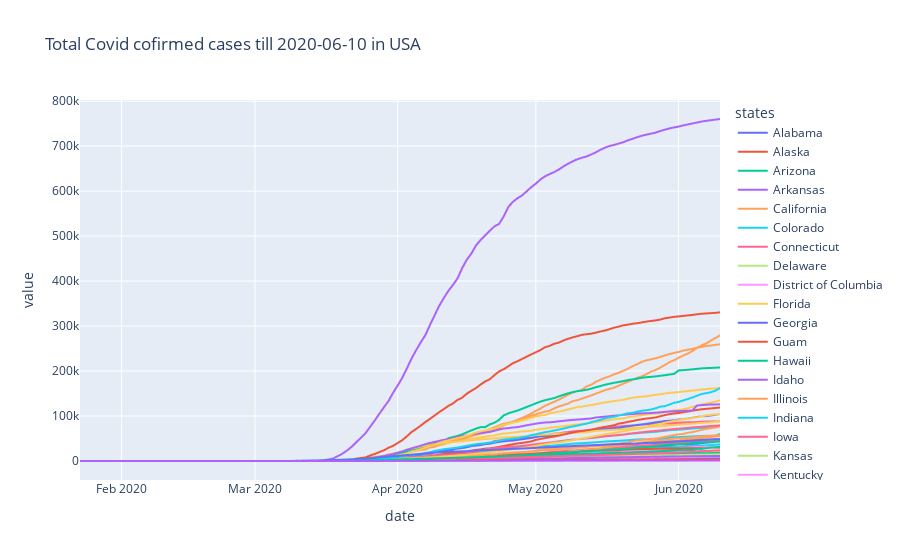

Notebook code cell kept with this figure:
### Code cell
fig = px.line(total_confirmed, x='date', y='value', color='states', title = 'Total Covid cofirmed cases till 2020-06-10 in USA')
fig.show()

### Figure 1 — Plotly figure (JSON) as saved in the notebook; plotly's stock layout.template omitted (floating-point values rounded to 4 significant figures; data arrays with more than 128 entries replaced by an {"elided": "..."} marker saying what was removed)
{"data": [{"hovertemplate": "states=Alabama<br>date=%{x}<br>value=%{y}<extra></extra>", "legendgroup": "Alabama", "line": {"color": "#636efa", "dash": "solid"}, "marker": {"symbol": "circle"}, "mode": "lines", "name": "Alabama", "showlegend": true, "type": "scattergl", "x": {"elided": "140 str values"}, "xaxis": "x", "y": {"elided": "140 int values"}, "yaxis": "y"}, {"hovertemplate": "states=Alaska<br>date=%{x}<br>value=%{y}<extra></extra>", "legendgroup": "Alaska", "line": {"color": "#EF553B", "dash": "solid"}, "marker": {"symbol": "circle"}, "mode": "lines", "name": "Alaska", "showlegend": true, "type": "scattergl", "x": {"elided": "140 str values"}, "xaxis": "x", "y": {"elided": "140 int values"}, "yaxis": "y"}, {"hovertemplate": "states=Arizona<br>date=%{x}<br>value=%{y}<extra></extra>", "legendgroup": "Arizona", "line": {"color": "#00cc96", "dash": "solid"}, "marker": {"symbol": "circle"}, "mode": "lines", "name": "Arizona", "showlegend": true, "type": "scattergl", "x": {"elided": "140 str values"}, "xaxis": "x", "y": {"elided": "140 int values"}, "yaxis": "y"}, {"hovertemplate": "states=Arkansas<br>date=%{x}<br>value=%{y}<extra></extra>", "legendgroup": "Arkansas", "line": {"color": "#ab63fa", "dash": "solid"}, "marker": {"symbol": "circle"}, "mode": "lines", "name": "Arkansas", "showlegend": true, "type": "scattergl", "x": {"elided": "140 str values"}, "xaxis": "x", "y": {"elided": "140 int values"}, "yaxis": "y"}, {"hovertemplate": "states=California<br>date=%{x}<br>value=%{y}<extra></extra>", "legendgroup": "California", "line": {"color": "#FFA15A", "dash": "solid"}, "marker": {"symbol": "circle"}, "mode": "lines", "name": "California", "showlegend": true, "type": "scattergl", "x": {"elided": "140 str values"}, "xaxis": "x", "y": {"elided": "140 int values"}, "yaxis": "y"}, {"hovertemplate": "states=Colorado<br>date=%{x}<br>value=%{y}<extra></extra>", "legendgroup": "Colorado", "line": {"color": "#19d3f3", "dash": "solid"}, "marker": {"symbol": "circle"}, "mode": "lines", "name": "Colorado", "showlegend": true, "type": "scattergl", "x": {"elided": "140 str values"}, "xaxis": "x", "y": {"elided": "140 int values"}, "yaxis": "y"}, {"hovertemplate": "states=Connecticut<br>date=%{x}<br>value=%{y}<extra></extra>", "legendgroup": "Connecticut", "line": {"color": "#FF6692", "dash": "solid"}, "marker": {"symbol": "circle"}, "mode": "lines", "name": "Connecticut", "showlegend": true, "type": "scattergl", "x": {"elided": "140 str values"}, "xaxis": "x", "y": {"elided": "140 int values"}, "yaxis": "y"}, {"hovertemplate": "states=Delaware<br>date=%{x}<br>value=%{y}<extra></extra>", "legendgroup": "Delaware", "line": {"color": "#B6E880", "dash": "solid"}, "marker": {"symbol": "circle"}, "mode": "lines", "name": "Delaware", "showlegend": true, "type": "scattergl", "x": {"elided": "140 str values"}, "xaxis": "x", "y": {"elided": "140 int values"}, "yaxis": "y"}, {"hovertemplate": "states=District of Columbia<br>date=%{x}<br>value=%{y}<extra></extra>", "legendgroup": "District of Columbia", "line": {"color": "#FF97FF", "dash": "solid"}, "marker": {"symbol": "circle"}, "mode": "lines", "name": "District of Columbia", "showlegend": true, "type": "scattergl", "x": {"elided": "140 str values"}, "xaxis": "x", "y": {"elided": "140 int values"}, "yaxis": "y"}, {"hovertemplate": "states=Florida<br>date=%{x}<br>value=%{y}<extra></extra>", "legendgroup": "Florida", "line": {"color": "#FECB52", "dash": "solid"}, "marker": {"symbol": "circle"}, "mode": "lines", "name": "Florida", "showlegend": true, "type": "scattergl", "x": {"elided": "140 str values"}, "xaxis": "x", "y": {"elided": "140 int values"}, "yaxis": "y"}, {"hovertemplate": "states=Georgia<br>date=%{x}<br>value=%{y}<extra></extra>", "legendgroup": "Georgia", "line": {"color": "#636efa", "dash": "solid"}, "marker": {"symbol": "circle"}, "mode": "lines", "name": "Georgia", "showlegend": true, "type": "scattergl", "x": {"elided": "140 str values"}, "xaxis": "x", "y": {"elided": "140 int values"}, "yaxis": "y"}, {"hovertemplate": "states=Guam<br>date=%{x}<br>value=%{y}<extra></extra>", "legendgroup": "Guam", "line": {"color": "#EF553B", "dash": "solid"}, "marker": {"symbol": "circle"}, "mode": "lines", "name": "Guam", "showlegend": true, "type": "scattergl", "x": {"elided": "140 str values"}, "xaxis": "x", "y": {"elided": "140 int values"}, "yaxis": "y"}, {"hovertemplate": "states=Hawaii<br>date=%{x}<br>value=%{y}<extra></extra>", "legendgroup": "Hawaii", "line": {"color": "#00cc96", "dash": "solid"}, "marker": {"symbol": "circle"}, "mode": "lines", "name": "Hawaii", "showlegend": true, "type": "scattergl", "x": {"elided": "140 str values"}, "xaxis": "x", "y": {"elided": "140 int values"}, "yaxis": "y"}, {"hovertemplate": "states=Idaho<br>date=%{x}<br>value=%{y}<extra></extra>", "legendgroup": "Idaho", "line": {"color": "#ab63fa", "dash": "solid"}, "marker": {"symbol": "circle"}, "mode": "lines", "name": "Idaho", "showlegend": true, "type": "scattergl", "x": {"elided": "140 str values"}, "xaxis": "x", "y": {"elided": "140 int values"}, "yaxis": "y"}, {"hovertemplate": "states=Illinois<br>date=%{x}<br>value=%{y}<extra></extra>", "legendgroup": "Illinois", "line": {"color": "#FFA15A", "dash": "solid"}, "marker": {"symbol": "circle"}, "mode": "lines", "name": "Illinois", "showlegend": true, "type": "scattergl", "x": {"elided": "140 str values"}, "xaxis": "x", "y": {"elided": "140 int values"}, "yaxis": "y"}, {"hovertemplate": "states=Indiana<br>date=%{x}<br>value=%{y}<extra></extra>", "legendgroup": "Indiana", "line": {"color": "#19d3f3", "dash": "solid"}, "marker": {"symbol": "circle"}, "mode": "lines", "name": "Indiana", "showlegend": true, "type": "scattergl", "x": {"elided": "140 str values"}, "xaxis": "x", "y": {"elided": "140 int values"}, "yaxis": "y"}, {"hovertemplate": "states=Iowa<br>date=%{x}<br>value=%{y}<extra></extra>", "legendgroup": "Iowa", "line": {"color": "#FF6692", "dash": "solid"}, "marker": {"symbol": "circle"}, "mode": "lines", "name": "Iowa", "showlegend": true, "type": "scattergl", "x": {"elided": "140 str values"}, "xaxis": "x", "y": {"elided": "140 int values"}, "yaxis": "y"}, {"hovertemplate": "states=Kansas<br>date=%{x}<br>value=%{y}<extra></extra>", "legendgroup": "Kansas", "line": {"color": "#B6E880", "dash": "solid"}, "marker": {"symbol": "circle"}, "mode": "lines", "name": "Kansas", "showlegend": true, "type": "scattergl", "x": {"elided": "140 str values"}, "xaxis": "x", "y": {"elided": "140 int values"}, "yaxis": "y"}, {"hovertemplate": "states=Kentucky<br>date=%{x}<br>value=%{y}<extra></extra>", "legendgroup": "Kentucky", "line": {"color": "#FF97FF", "dash": "solid"}, "marker": {"symbol": "circle"}, "mode": "lines", "name": "Kentucky", "showlegend": true, "type": "scattergl", "x": {"elided": "140 str values"}, "xaxis": "x", "y": {"elided": "140 int values"}, "yaxis": "y"}, {"hovertemplate": "states=Louisiana<br>date=%{x}<br>value=%{y}<extra></extra>", "legendgroup": "Louisiana", "line": {"color": "#FECB52", "dash": "solid"}, "marker": {"symbol": "circle"}, "mode": "lines", "name": "Louisiana", "showlegend": true, "type": "scattergl", "x": {"elided": "140 str values"}, "xaxis": "x", "y": {"elided": "140 int values"}, "yaxis": "y"}, {"hovertemplate": "states=Maine<br>date=%{x}<br>value=%{y}<extra></extra>", "legendgroup": "Maine", "line": {"color": "#636efa", "dash": "solid"}, "marker": {"symbol": "circle"}, "mode": "lines", "name": "Maine", "showlegend": true, "type": "scattergl", "x": {"elided": "140 str values"}, "xaxis": "x", "y": {"elided": "140 int values"}, "yaxis": "y"}, {"hovertemplate": "states=Maryland<br>date=%{x}<br>value=%{y}<extra></extra>", "legendgroup": "Maryland", "line": {"color": "#EF553B", "dash": "solid"}, "marker": {"symbol": "circle"}, "mode": "lines", "name": "Maryland", "showlegend": true, "type": "scattergl", "x": {"elided": "140 str values"}, "xaxis": "x", "y": {"elided": "140 int values"}, "yaxis": "y"}, {"hovertemplate": "states=Massachusetts<br>date=%{x}<br>value=%{y}<extra></extra>", "legendgroup": "Massachusetts", "line": {"color": "#00cc96", "dash": "solid"}, "marker": {"symbol": "circle"}, "mode": "lines", "name": "Massachusetts", "showlegend": true, "type": "scattergl", "x": {"elided": "140 str values"}, "xaxis": "x", "y": {"elided": "140 int values"}, "yaxis": "y"}, {"hovertemplate": "states=Michigan<br>date=%{x}<br>value=%{y}<extra></extra>", "legendgroup": "Michigan", "line": {"color": "#ab63fa", "dash": "solid"}, "marker": {"symbol": "circle"}, "mode": "lines", "name": "Michigan", "showlegend": true, "type": "scattergl", "x": {"elided": "140 str values"}, "xaxis": "x", "y": {"elided": "140 int values"}, "yaxis": "y"}, {"hovertemplate": "states=Minnesota<br>date=%{x}<br>value=%{y}<extra></extra>", "legendgroup": "Minnesota", "line": {"color": "#FFA15A", "dash": "solid"}, "marker": {"symbol": "circle"}, "mode": "lines", "name": "Minnesota", "showlegend": true, "type": "scattergl", "x": {"elided": "140 str values"}, "xaxis": "x", "y": {"elided": "140 int values"}, "yaxis": "y"}, {"hovertemplate": "states=Mississippi<br>date=%{x}<br>value=%{y}<extra></extra>", "legendgroup": "Mississippi", "line": {"color": "#19d3f3", "dash": "solid"}, "marker": {"symbol": "circle"}, "mode": "lines", "name": "Mississippi", "showlegend": true, "type": "scattergl", "x": {"elided": "140 str values"}, "xaxis": "x", "y": {"elided": "140 int values"}, "yaxis": "y"}, {"hovertemplate": "states=Missouri<br>date=%{x}<br>value=%{y}<extra></extra>", "legendgroup": "Missouri", "line": {"color": "#FF6692", "dash": "solid"}, "marker": {"symbol": "circle"}, "mode": "lines", "name": "Missouri", "showlegend": true, "type": "scattergl", "x": {"elided": "140 str values"}, "xaxis": "x", "y": {"elided": "140 int values"}, "yaxis": "y"}, {"hovertemplate": "states=Montana<br>date=%{x}<br>value=%{y}<extra></extra>", "legendgroup": "Montana", "line": {"color": "#B6E880", "dash": "solid"}, "marker": {"symbol": "circle"}, "mode": "lines", "name": "Montana", "showlegend": true, "type": "scattergl", "x": {"elided": "140 str values"}, "xaxis": "x", "y": {"elided": "140 int values"}, "yaxis": "y"}, {"hovertemplate": "states=Nebraska<br>date=%{x}<br>value=%{y}<extra></extra>", "legendgroup": "Nebraska", "line": {"color": "#FF97FF", "dash": "solid"}, "marker": {"symbol": "circle"}, "mode": "lines", "name": "Nebraska", "showlegend": true, "type": "scattergl", "x": {"elided": "140 str values"}, "xaxis": "x", "y": {"elided": "140 int values"}, "yaxis": "y"}, {"hovertemplate": "states=Nevada<br>date=%{x}<br>value=%{y}<extra></extra>", "legendgroup": "Nevada", "line": {"color": "#FECB52", "dash": "solid"}, "marker": {"symbol": "circle"}, "mode": "lines", "name": "Nevada", "showlegend": true, "type": "scattergl", "x": {"elided": "140 str values"}, "xaxis": "x", "y": {"elided": "140 int values"}, "yaxis": "y"}, {"hovertemplate": "states=New Hampshire<br>date=%{x}<br>value=%{y}<extra></extra>", "legendgroup": "New Hampshire", "line": {"color": "#636efa", "dash": "solid"}, "marker": {"symbol": "circle"}, "mode": "lines", "name": "New Hampshire", "showlegend": true, "type": "scattergl", "x": {"elided": "140 str values"}, "xaxis": "x", "y": {"elided": "140 int values"}, "yaxis": "y"}, {"hovertemplate": "states=New Jersey<br>date=%{x}<br>value=%{y}<extra></extra>", "legendgroup": "New Jersey", "line": {"color": "#EF553B", "dash": "solid"}, "marker": {"symbol": "circle"}, "mode": "lines", "name": "New Jersey", "showlegend": true, "type": "scattergl", "x": {"elided": "140 str values"}, "xaxis": "x", "y": {"elided": "140 int values"}, "yaxis": "y"}, {"hovertemplate": "states=New Mexico<br>date=%{x}<br>value=%{y}<extra></extra>", "legendgroup": "New Mexico", "line": {"color": "#00cc96", "dash": "solid"}, "marker": {"symbol": "circle"}, "mode": "lines", "name": "New Mexico", "showlegend": true, "type": "scattergl", "x": {"elided": "140 str values"}, "xaxis": "x", "y": {"elided": "140 int values"}, "yaxis": "y"}, {"hovertemplate": "states=New York<br>date=%{x}<br>value=%{y}<extra></extra>", "legendgroup": "New York", "line": {"color": "#ab63fa", "dash": "solid"}, "marker": {"symbol": "circle"}, "mode": "lines", "name": "New York", "showlegend": true, "type": "scattergl", "x": {"elided": "140 str values"}, "xaxis": "x", "y": {"elided": "140 int values"}, "yaxis": "y"}, {"hovertemplate": "states=North Carolina<br>date=%{x}<br>value=%{y}<extra></extra>", "legendgroup": "North Carolina", "line": {"color": "#FFA15A", "dash": "solid"}, "marker": {"symbol": "circle"}, "mode": "lines", "name": "North Carolina", "showlegend": true, "type": "scattergl", "x": {"elided": "140 str values"}, "xaxis": "x", "y": {"elided": "140 int values"}, "yaxis": "y"}, {"hovertemplate": "states=North Dakota<br>date=%{x}<br>value=%{y}<extra></extra>", "legendgroup": "North Dakota", "line": {"color": "#19d3f3", "dash": "solid"}, "marker": {"symbol": "circle"}, "mode": "lines", "name": "North Dakota", "showlegend": true, "type": "scattergl", "x": {"elided": "140 str values"}, "xaxis": "x", "y": {"elided": "140 int values"}, "yaxis": "y"}, {"hovertemplate": "states=Ohio<br>date=%{x}<br>value=%{y}<extra></extra>", "legendgroup": "Ohio", "line": {"color": "#FF6692", "dash": "solid"}, "marker": {"symbol": "circle"}, "mode": "lines", "name": "Ohio", "showlegend": true, "type": "scattergl", "x": {"elided": "140 str values"}, "xaxis": "x", "y": {"elided": "140 int values"}, "yaxis": "y"}, {"hovertemplate": "states=Oklahoma<br>date=%{x}<br>value=%{y}<extra></extra>", "legendgroup": "Oklahoma", "line": {"color": "#B6E880", "dash": "solid"}, "marker": {"symbol": "circle"}, "mode": "lines", "name": "Oklahoma", "showlegend": true, "type": "scattergl", "x": {"elided": "140 str values"}, "xaxis": "x", "y": {"elided": "140 int values"}, "yaxis": "y"}, {"hovertemplate": "states=Oregon<br>date=%{x}<br>value=%{y}<extra></extra>", "legendgroup": "Oregon", "line": {"color": "#FF97FF", "dash": "solid"}, "marker": {"symbol": "circle"}, "mode": "lines", "name": "Oregon", "showlegend": true, "type": "scattergl", "x": {"elided": "140 str values"}, "xaxis": "x", "y": {"elided": "140 int values"}, "yaxis": "y"}, {"hovertemplate": "states=Pennsylvania<br>date=%{x}<br>value=%{y}<extra></extra>", "legendgroup": "Pennsylvania", "line": {"color": "#FECB52", "dash": "solid"}, "marker": {"symbol": "circle"}, "mode": "lines", "name": "Pennsylvania", "showlegend": true, "type": "scattergl", "x": {"elided": "140 str values"}, "xaxis": "x", "y": {"elided": "140 int values"}, "yaxis": "y"}, {"hovertemplate": "states=Puerto Rico<br>date=%{x}<br>value=%{y}<extra></extra>", "legendgroup": "Puerto Rico", "line": {"color": "#636efa", "dash": "solid"}, "marker": {"symbol": "circle"}, "mode": "lines", "name": "Puerto Rico", "showlegend": true, "type": "scattergl", "x": {"elided": "140 str values"}, "xaxis": "x", "y": {"elided": "140 int values"}, "yaxis": "y"}, {"hovertemplate": "states=Rhode Island<br>date=%{x}<br>value=%{y}<extra></extra>", "legendgroup": "Rhode Island", "line": {"color": "#EF553B", "dash": "solid"}, "marker": {"symbol": "circle"}, "mode": "lines", "name": "Rhode Island", "showlegend": true, "type": "scattergl", "x": {"elided": "140 str values"}, "xaxis": "x", "y": {"elided": "140 int values"}, "yaxis": "y"}, {"hovertemplate": "states=South Carolina<br>date=%{x}<br>value=%{y}<extra></extra>", "legendgroup": "South Carolina", "line": {"color": "#00cc96", "dash": "solid"}, "marker": {"symbol": "circle"}, "mode": "lines", "name": "South Carolina", "showlegend": true, "type": "scattergl", "x": {"elided": "140 str values"}, "xaxis": "x", "y": {"elided": "140 int values"}, "yaxis": "y"}, {"hovertemplate": "states=South Dakota<br>date=%{x}<br>value=%{y}<extra></extra>", "legendgroup": "South Dakota", "line": {"color": "#ab63fa", "dash": "solid"}, "marker": {"symbol": "circle"}, "mode": "lines", "name": "South Dakota", "showlegend": true, "type": "scattergl", "x": {"elided": "140 str values"}, "xaxis": "x", "y": {"elided": "140 int values"}, "yaxis": "y"}, {"hovertemplate": "states=Tennessee<br>date=%{x}<br>value=%{y}<extra></extra>", "legendgroup": "Tennessee", "line": {"color": "#FFA15A", "dash": "solid"}, "marker": {"symbol": "circle"}, "mode": "lines", "name": "Tennessee", "showlegend": true, "type": "scattergl", "x": {"elided": "140 str values"}, "xaxis": "x", "y": {"elided": "140 int values"}, "yaxis": "y"}, {"hovertemplate": "states=Texas<br>date=%{x}<br>value=%{y}<extra></extra>", "legendgroup": "Texas", "line": {"color": "#19d3f3", "dash": "solid"}, "marker": {"symbol": "circle"}, "mode": "lines", "name": "Texas", "showlegend": true, "type": "scattergl", "x": {"elided": "140 str values"}, "xaxis": "x", "y": {"elided": "140 int values"}, "yaxis": "y"}, {"hovertemplate": "states=Utah<br>date=%{x}<br>value=%{y}<extra></extra>", "legendgroup": "Utah", "line": {"color": "#FF6692", "dash": "solid"}, "marker": {"symbol": "circle"}, "mode": "lines", "name": "Utah", "showlegend": true, "type": "scattergl", "x": {"elided": "140 str values"}, "xaxis": "x", "y": {"elided": "140 int values"}, "yaxis": "y"}, {"hovertemplate": "states=Vermont<br>date=%{x}<br>value=%{y}<extra></extra>", "legendgroup": "Vermont", "line": {"color": "#B6E880", "dash": "solid"}, "marker": {"symbol": "circle"}, "mode": "lines", "name": "Vermont", "showlegend": true, "type": "scattergl", "x": {"elided": "140 str values"}, "xaxis": "x", "y": {"elided": "140 int values"}, "yaxis": "y"}, {"hovertemplate": "states=Virgin Islands<br>date=%{x}<br>value=%{y}<extra></extra>", "legendgroup": "Virgin Islands", "line": {"color": "#FF97FF", "dash": "solid"}, "marker": {"symbol": "circle"}, "mode": "lines", "name": "Virgin Islands", "showlegend": true, "type": "scattergl", "x": {"elided": "140 str values"}, "xaxis": "x", "y": {"elided": "140 int values"}, "yaxis": "y"}, {"hovertemplate": "states=Virginia<br>date=%{x}<br>value=%{y}<extra></extra>", "legendgroup": "Virginia", "line": {"color": "#FECB52", "dash": "solid"}, "marker": {"symbol": "circle"}, "mode": "lines", "name": "Virginia", "showlegend": true, "type": "scattergl", "x": {"elided": "140 str values"}, "xaxis": "x", "y": {"elided": "140 int values"}, "yaxis": "y"}, {"hovertemplate": "states=Washington<br>date=%{x}<br>value=%{y}<extra></extra>", "legendgroup": "Washington", "line": {"color": "#636efa", "dash": "solid"}, "marker": {"symbol": "circle"}, "mode": "lines", "name": "Washington", "showlegend": true, "type": "scattergl", "x": {"elided": "140 str values"}, "xaxis": "x", "y": {"elided": "140 int values"}, "yaxis": "y"}, {"hovertemplate": "states=West Virginia<br>date=%{x}<br>value=%{y}<extra></extra>", "legendgroup": "West Virginia", "line": {"color": "#EF553B", "dash": "solid"}, "marker": {"symbol": "circle"}, "mode": "lines", "name": "West Virginia", "showlegend": true, "type": "scattergl", "x": {"elided": "140 str values"}, "xaxis": "x", "y": {"elided": "140 int values"}, "yaxis": "y"}, {"hovertemplate": "states=Wisconsin<br>date=%{x}<br>value=%{y}<extra></extra>", "legendgroup": "Wisconsin", "line": {"color": "#00cc96", "dash": "solid"}, "marker": {"symbol": "circle"}, "mode": "lines", "name": "Wisconsin", "showlegend": true, "type": "scattergl", "x": {"elided": "140 str values"}, "xaxis": "x", "y": {"elided": "140 int values"}, "yaxis": "y"}, {"hovertemplate": "states=Wyoming<br>date=%{x}<br>value=%{y}<extra></extra>", "legendgroup": "Wyoming", "line": {"color": "#ab63fa", "dash": "solid"}, "marker": {"symbol": "circle"}, "mode": "lines", "name": "Wyoming", "showlegend": true, "type": "scattergl", "x": {"elided": "140 str values"}, "xaxis": "x", "y": {"elided": "140 int values"}, "yaxis": "y"}], "layout": {"legend": {"title": {"text": "states"}, "tracegroupgap": 0}, "title": {"text": "Total Covid cofirmed cases till 2020-06-10 in USA"}, "xaxis": {"anchor": "y", "domain": [0, 1], "title": {"text": "date"}}, "yaxis": {"anchor": "x", "domain": [0, 1], "title": {"text": "value"}}}}
